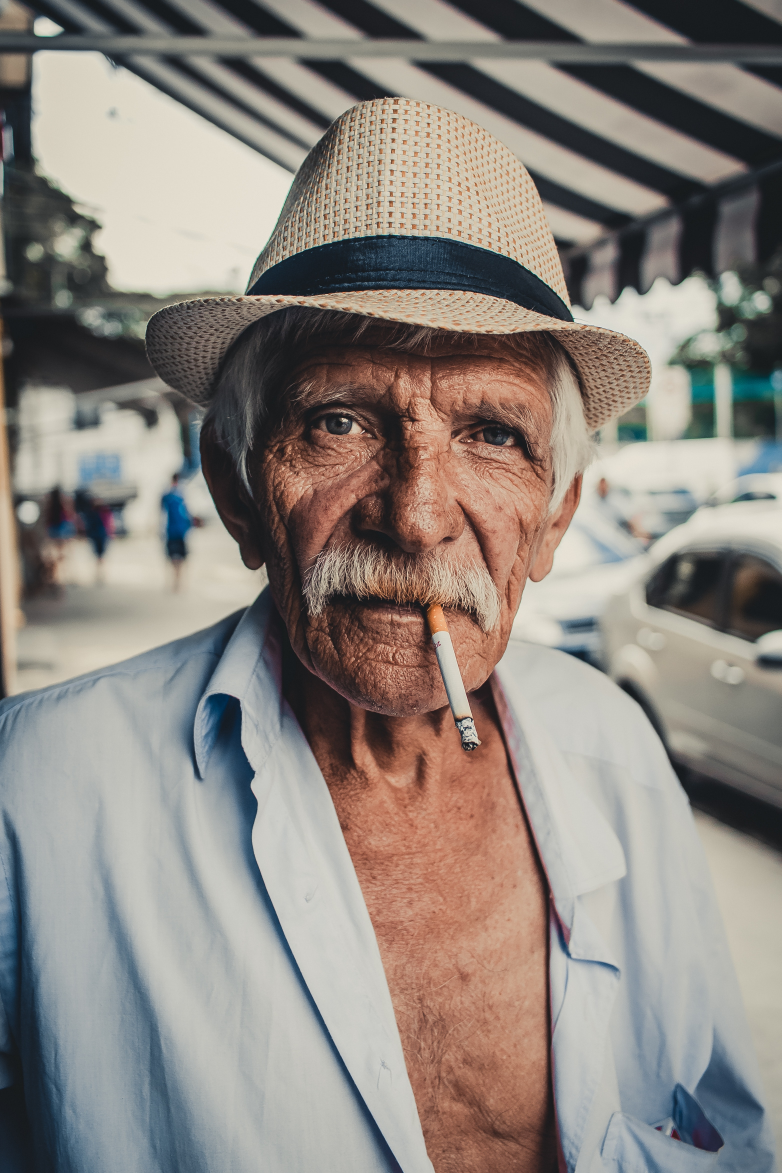
#> input picture into to ai/picture1.jpg, 3127 x 4691 px, found by its file name (shown at 1/4 size)
$ python v1_filtertypes.py
#> lines starting #> are read from the running program, lines starting #| are printed output that depends on the picture
import cv2
import numpy as np
import matplotlib.pyplot as plt

def apply_convolution(input_image, kernel):
    output_image = cv2.filter2D(input_image, -1 , kernel)
    return output_image

image = cv2.imread("into to ai/picture1.jpg")
#> image is the input picture: shape (4691, 3127, 3); mean B, G, R 127.5, 133.9, 141.1
image = cv2.resize(image, (224, 224))
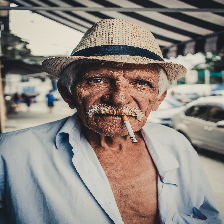
#> image: shape (224, 224, 3); mean B, G, R 127.3, 133.7, 140.9

sharpen_kernel = np.array([[0, -1, 0],
                           [-1,5,-1],
                           [0,-1,0]
])
blur_kernel = np.array([[1, 2, 1],
                        [2,4,2],
                        [1, 2, 1]
])/16
edge_detection_kernel = np.array([[0, -1, 0],
                                  [-1,4,-1],
                                  [0,-1,0]
])
sharpened_image = apply_convolution(image, sharpen_kernel)
#> in apply_convolution, `output_image = cv2.filter2D(input_image, -1 , kernel)`:
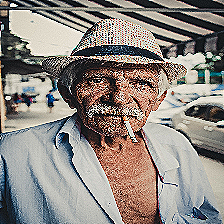
#> output_image: shape (224, 224, 3); mean B, G, R 130, 135.8, 142.4
blurred_image = apply_convolution(image, blur_kernel)
#> in apply_convolution (call 2), `output_image = cv2.filter2D(input_image, -1 , kernel)`:
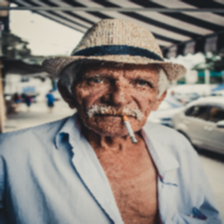
#> output_image: shape (224, 224, 3); mean B, G, R 127.3, 133.7, 140.9
edge_image = apply_convolution(image, edge_detection_kernel)
#> in apply_convolution (call 3), `output_image = cv2.filter2D(input_image, -1 , kernel)`:
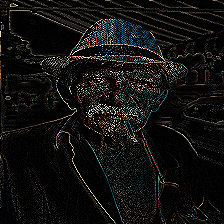
#> output_image: shape (224, 224, 3); mean B, G, R 16, 16.9, 17.5

plt.figure(figsize=(12,4))
plt.subplot(141)
plt.imshow(cv2.cvtColor(image, cv2.COLOR_BGR2RGB))
plt.title("Original")
plt.subplot(142)
plt.imshow(cv2.cvtColor(sharpened_image, cv2.COLOR_BGR2RGB))
plt.title("Sharpened")
plt.subplot(143)
plt.imshow(cv2.cvtColor(blurred_image, cv2.COLOR_BGR2RGB))
plt.title("Blurred")
plt.subplot(144)
plt.imshow(cv2.cvtColor(edge_image, cv2.COLOR_BGR2RGB))
plt.title("Edge")


plt.show()
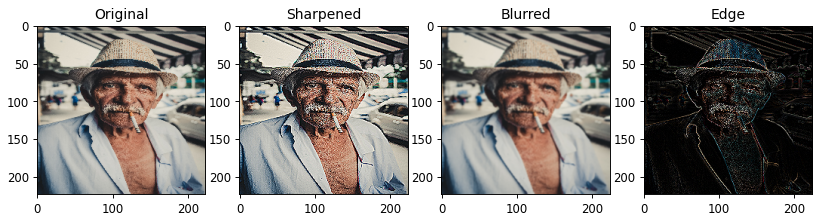
#> figure drawn by matplotlib, 4 panels
